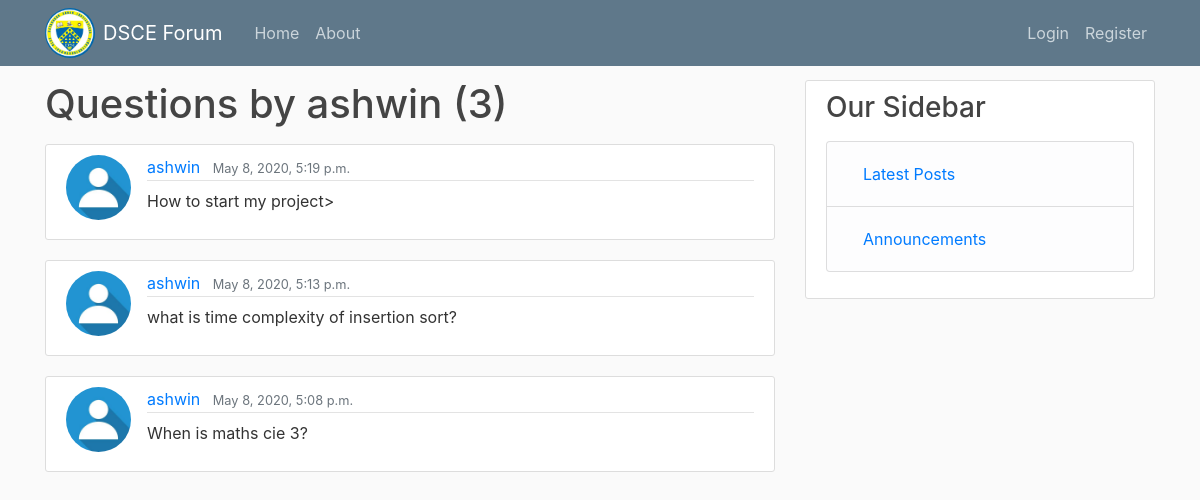
The page /user/ashwin/ on the database as committed earlier.
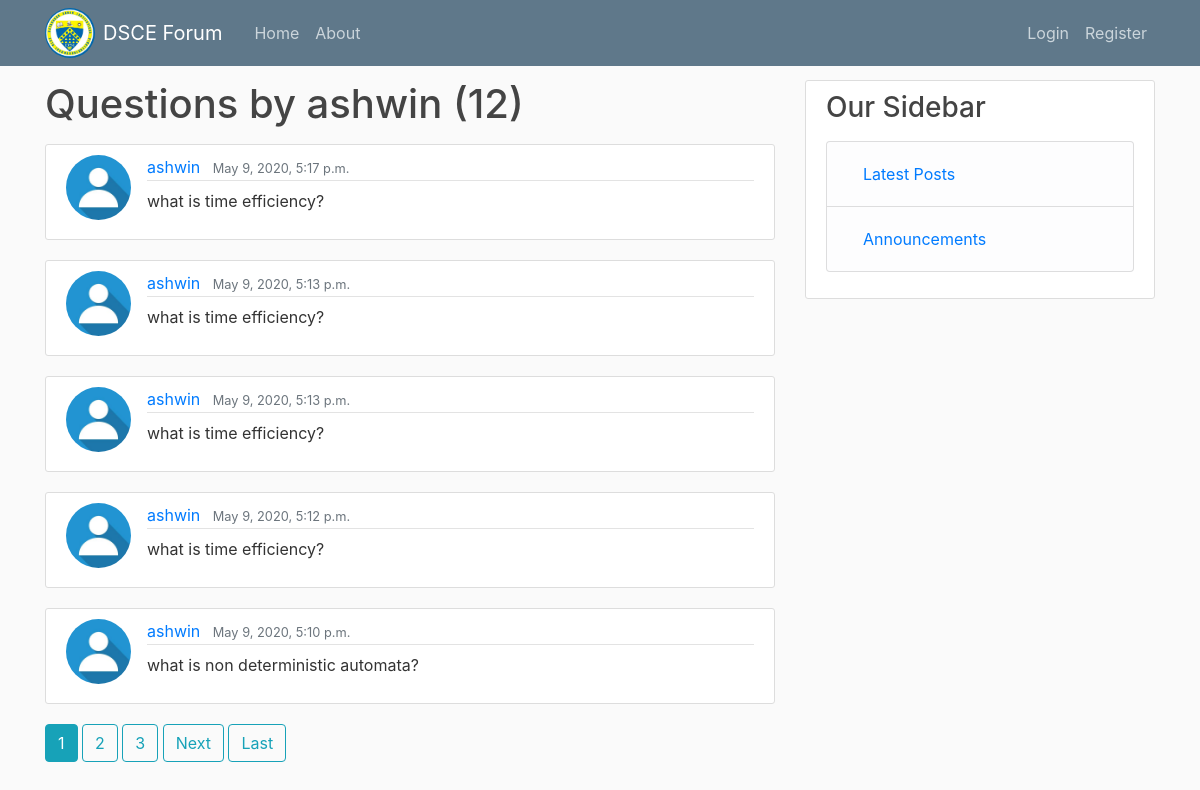
The same page on the database as committed later.
### student_home/models.py (models this page shows, shortened)
class Question(models.Model):
    poster = models.ForeignKey(User, on_delete=models.CASCADE)
    subject = models.CharField(max_length=15)
    question_text = models.TextField()
    date_posted = models.DateTimeField(default=timezone.now)
    class Meta:
        permissions = [
            ("can_update", "Can update questions"),
        ]

### users/models.py (models this page shows, shortened)
class Profile(models.Model):
    user = models.OneToOneField(User, on_delete=models.CASCADE)
    image = models.ImageField(default='default.jpg',upload_to='profile_pics')

### student_home/views.py (the view)
# urls.py: path('user/<str:username>/', UserPostListView.as_view() ,name='student-questions'),
class UserPostListView(ListView):
    model = Question
    template_name = 'student_home/student_questions.html'
    context_object_name = 'posts'
    ordering = ['-date_posted']
    paginate_by = 5
    def get_queryset(self):
        user = get_object_or_404(User, username=self.kwargs.get('username'))
        return Question.objects.filter(poster=user).order_by('-date_posted')

### student_home/templates/student_home/student_questions.html (shortened to what this page needs)
{% extends "student_home/base.html" %}
{% block content %}
    <h1 class="mb-3">Questions by {{ view.kwargs.username }} ({{ page_obj.paginator.count }})</h1>
    {% for post in posts %}
        <article class="media content-section">
          <img class="rounded-circle article-img" src="{{ post.poster.profile.image.url }}">
          <div class="media-body">
            <div class="article-metadata">
              <a class="mr-2" href="{% url 'student-questions' post.poster.username %}">{{ post.poster }}</a>
              <small class="text-muted">{{ post.date_posted }}</small>
            </div>
            <p class="article-content">{{ post.question_text }}</p>
          </div>
        </article>
    {% endfor %}
    {% if is_paginated %}
      {% for num in page_obj.paginator.page_range %}
        {% if page_obj.number == num %}
          <a class="btn btn-info mb-4" href="?page={{ num }}">{{ num }}</a>
        {% elif num > page_obj.number|add:'-3' and num < page_obj.number|add:'3' %}
          <a class="btn btn-outline-info mb-4" href="?page={{ num }}">{{ num }}</a>
        {% endif %}
      {% endfor %}
      {% if page_obj.has_next %}
        <a class="btn btn-outline-info mb-4" href="?page={{ page_obj.next_page_number }}">Next</a>
        <a class="btn btn-outline-info mb-4" href="?page={{ page_obj.paginator.num_pages }}">Last</a>
      {% endif %}
    {% endif %}
{% endblock content %}

Rows that differ between the two databases and show on the page:
no longer on this page (row unchanged): Question: poster.profile.image (placeholder picture), poster "ashwin", date_posted "May 8, 2020, 5:19 p.m.", question_text "How to start my project>"
no longer on this page (row unchanged): Question: poster.profile.image (placeholder picture), poster "ashwin", date_posted "May 8, 2020, 5:13 p.m.", question_text "what is time complexity of insertion sort?"
no longer on this page (row unchanged): Question: poster.profile.image (placeholder picture), poster "ashwin", date_posted "May 8, 2020, 5:08 p.m.", question_text "When is maths cie 3?"
added Question: poster.profile.image (placeholder picture), poster "ashwin", date_posted "May 9, 2020, 5:17 p.m.", question_text "what is time efficiency?"
added Question: poster.profile.image (placeholder picture), poster "ashwin", date_posted "May 9, 2020, 5:13 p.m.", question_text "what is time efficiency?"
added Question: poster.profile.image (placeholder picture), poster "ashwin", date_posted "May 9, 2020, 5:13 p.m.", question_text "what is time efficiency?"
added Question: poster.profile.image (placeholder picture), poster "ashwin", date_posted "May 9, 2020, 5:12 p.m.", question_text "what is time efficiency?"
added Question: poster.profile.image (placeholder picture), poster "ashwin", date_posted "May 9, 2020, 5:10 p.m.", question_text "what is non deterministic automata?"
Other text that changed with them:
{{ page_obj.paginator.count }}: "3" → "12"
new list line: "1"
new list line: "2"
new list line: "3"
text now shown: "Next Last"
